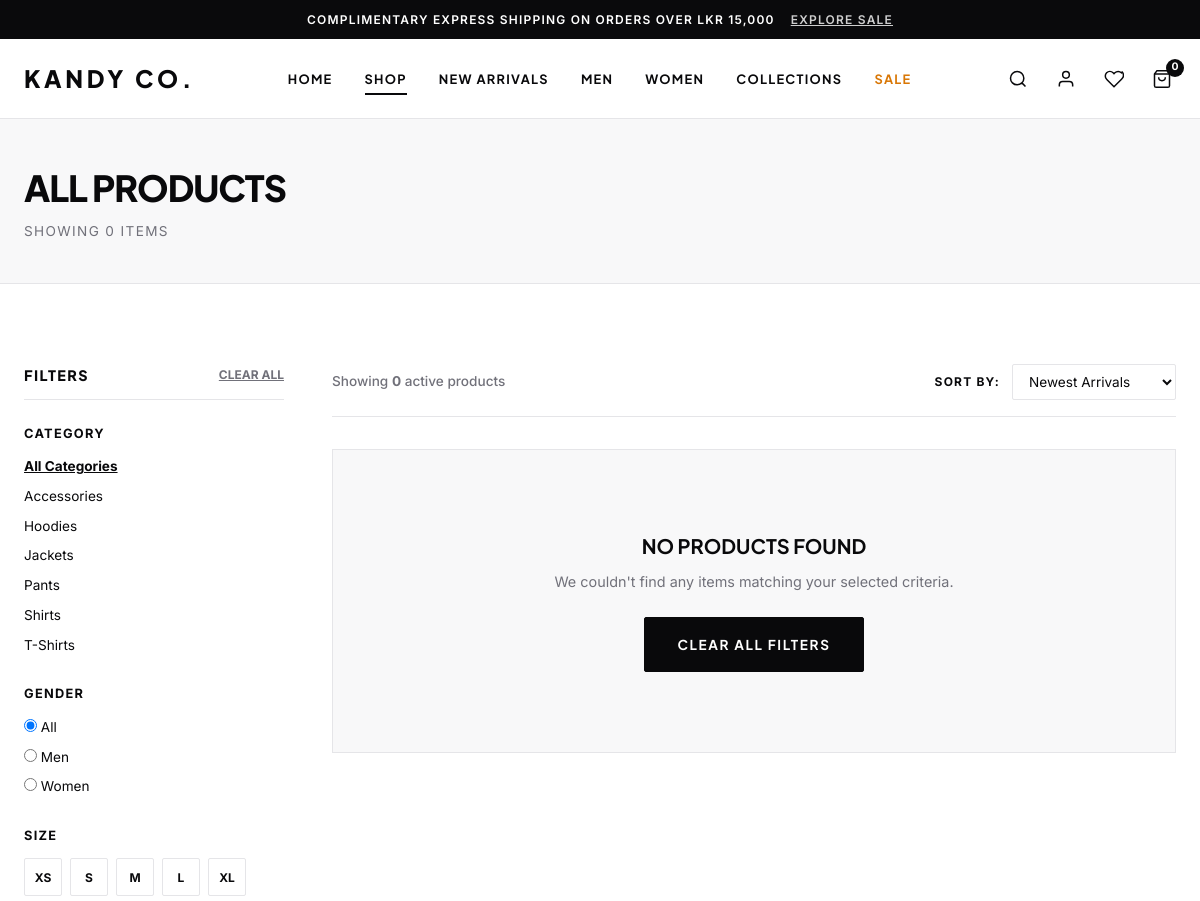
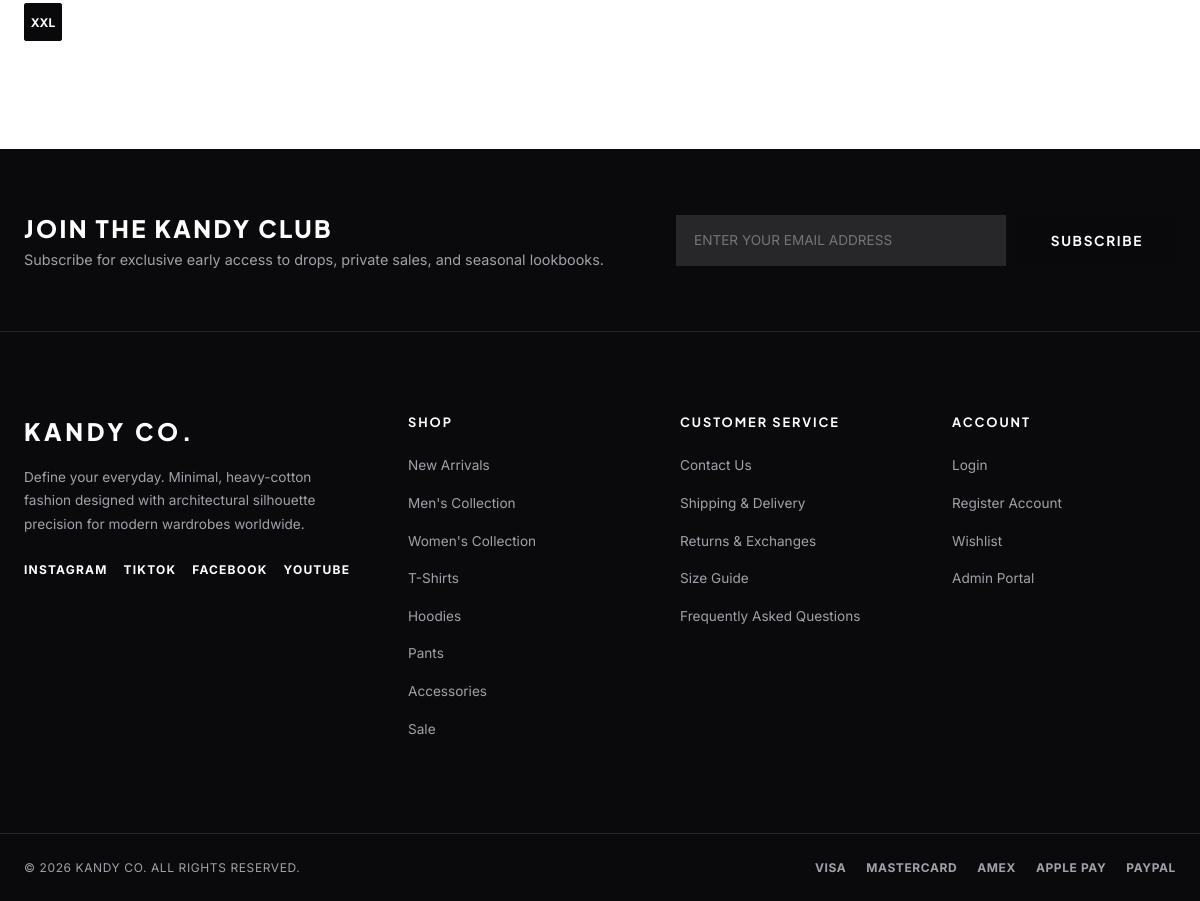
Screenshot of /shop.php?size=XXL with the database file from the repository (2 pictures, top to bottom).
### tables this page shows
CREATE TABLE `categories` (
  `id` INT AUTO_INCREMENT PRIMARY KEY,
  `name` VARCHAR(100) NOT NULL,
  `slug` VARCHAR(100) NOT NULL UNIQUE,
  `description` TEXT DEFAULT NULL,
  `image_path` VARCHAR(255) DEFAULT NULL,
  `status` ENUM('Active', 'Inactive') DEFAULT 'Active',
  `created_at` DATETIME DEFAULT CURRENT_TIMESTAMP
);

### includes/functions.php (called while the page is built, shortened)
<?php
function e($string) {
    return htmlspecialchars($string ?? '', ENT_QUOTES, 'UTF-8');
}

### shop.php (the view, shortened to what this page needs)
<?php
require_once __DIR__ . '/includes/header.php';
require_once __DIR__ . '/includes/navbar.php';
$catSlug = trim($_GET['cat'] ?? '');
$gender = trim($_GET['gender'] ?? '');
$isSale = isset($_GET['sale']) && $_GET['sale'] == '1';
$isNew = isset($_GET['new']) && $_GET['new'] == '1';
$size = trim($_GET['size'] ?? '');
$sort = trim($_GET['sort'] ?? 'newest');
$categories = [];
try {
    $categories = $pdo->query("SELECT * FROM categories WHERE status = 'Active' ORDER BY name ASC")->fetchAll();
} catch (Exception $e) {}
$sql = "
    SELECT DISTINCT p.*, c.name as category_name, c.slug as category_slug,
           (SELECT image_path FROM product_images WHERE product_id = p.id ORDER BY is_primary DESC, sort_order ASC LIMIT 1) as primary_image,
           (SELECT image_path FROM product_images WHERE product_id = p.id ORDER BY is_primary ASC, sort_order ASC LIMIT 1 OFFSET 1) as secondary_image
    FROM products p
    JOIN categories c ON p.category_id = c.id
    LEFT JOIN product_variants pv ON p.id = pv.product_id
    WHERE p.status = 'Active'
";
$params = [];
if ($size !== '') {
    $sql .= " AND pv.size = ?";
    $params[] = $size;
}
switch ($sort) {
    case 'newest':
    default:
        $sql .= " ORDER BY p.id DESC";
        break;
}
$products = [];
try {
    $stmt = $pdo->prepare($sql);
    $stmt->execute($params);
    $products = $stmt->fetchAll();
} catch (Exception $e) {}
$catalogTitle = "ALL PRODUCTS";
?>
<div class="section-padding" style="background-color: var(--bg-alt); padding: 40px 0; border-bottom: 1px solid var(--border-color);">
    <div class="container">
        <h1 class="section-title" style="margin-bottom: 4px;"><?= $catalogTitle ?></h1>
        <p style="font-size: 0.85rem; color: var(--text-muted); text-transform: uppercase; letter-spacing: 0.1em;">
            SHOWING <?= count($products) ?> ITEMS
        </p>
    </div>
</div>
<div class="section-padding">
    <div class="container" style="display: grid; grid-template-columns: 260px 1fr; gap: 48px;">
        <aside class="shop-sidebar">
            <form action="shop.php" method="GET" id="filterForm">
                <div style="display: flex; justify-content: space-between; align-items: center; margin-bottom: 24px; padding-bottom: 12px; border-bottom: 1px solid var(--border-color);">
                    <h3 style="font-family: var(--font-heading); font-size: 0.9rem; font-weight: 800; letter-spacing: 0.1em;">FILTERS</h3>
                    <a href="shop.php" style="font-size: 0.75rem; font-weight: 700; color: var(--text-muted); text-decoration: underline;">CLEAR ALL</a>
                </div>
                <div class="filter-group" style="margin-bottom: 28px;">
                    <h4 style="font-size: 0.8rem; font-weight: 700; letter-spacing: 0.1em; text-transform: uppercase; margin-bottom: 12px;">CATEGORY</h4>
                    <ul style="font-size: 0.85rem; display: flex; flex-direction: column; gap: 8px;">
                        <li>
                            <a href="shop.php" style="<?= ($catSlug === '' && !$isSale && !$isNew && !$gender) ? 'font-weight: 700; text-decoration: underline;' : '' ?>">All Categories</a>
                        </li>
                        <?php foreach ($categories as $c): ?>
                            <li>
                                <a href="shop.php?cat=<?= e($c['slug']) ?>" style="<?= ($catSlug === $c['slug']) ? 'font-weight: 700; text-decoration: underline;' : '' ?>"><?= e($c['name']) ?></a>
                            </li>
                        <?php endforeach; ?>
                    </ul>
                </div>
                <div class="filter-group" style="margin-bottom: 28px;">
                    <h4 style="font-size: 0.8rem; font-weight: 700; letter-spacing: 0.1em; text-transform: uppercase; margin-bottom: 12px;">GENDER</h4>
                    <div style="display: flex; flex-direction: column; gap: 8px; font-size: 0.85rem;">
                        <label><input type="radio" name="gender" value="" <?= $gender === '' ? 'checked' : '' ?> onchange="this.form.submit()"> All</label>
                        <label><input type="radio" name="gender" value="Men" <?= strtolower($gender) === 'men' ? 'checked' : '' ?> onchange="this.form.submit()"> Men</label>
                        <label><input type="radio" name="gender" value="Women" <?= strtolower($gender) === 'women' ? 'checked' : '' ?> onchange="this.form.submit()"> Women</label>
                    </div>
                </div>
                <div class="filter-group" style="margin-bottom: 28px;">
                    <h4 style="font-size: 0.8rem; font-weight: 700; letter-spacing: 0.1em; text-transform: uppercase; margin-bottom: 12px;">SIZE</h4>
                    <div style="display: flex; flex-wrap: wrap; gap: 8px;">
                        <?php foreach (['XS', 'S', 'M', 'L', 'XL', 'XXL'] as $sz): ?>
                            <a href="shop.php?size=<?= $sz ?>" class="size-btn <?= $size === $sz ? 'active' : '' ?>" style="min-width: 38px; height: 38px; font-size: 0.75rem;"><?= $sz ?></a>
                        <?php endforeach; ?>
                    </div>
                </div>
            </form>
        </aside>
        <main class="shop-main">
            <div style="display: flex; justify-content: space-between; align-items: center; margin-bottom: 32px; padding-bottom: 16px; border-bottom: 1px solid var(--border-color);">
                <span style="font-size: 0.85rem; color: var(--text-muted); font-weight: 500;">
                    Showing <strong><?= count($products) ?></strong> active products
                </span>
                <div style="display: flex; align-items: center; gap: 12px;">
                    <label for="sortSelect" style="font-size: 0.75rem; font-weight: 700; letter-spacing: 0.1em;">SORT BY:</label>
                    <select id="sortSelect" class="form-select" style="padding: 8px 12px; font-size: 0.85rem; width: auto;" onchange="location = this.value;">
                        <option value="shop.php?<?= http_build_query(array_merge($_GET, ['sort' => 'newest'])) ?>" <?= $sort === 'newest' ? 'selected' : '' ?>>Newest Arrivals</option>
                    </select>
                </div>
            </div>
            <?php if (!empty($products)): ?>
                <div class="grid grid-3">
                    <?php foreach ($products as $prod): ?>
                        <div class="product-card">
                            <div class="product-image-wrapper">
                                <a href="product.php?slug=<?= e($prod['slug']) ?>">
                                    <img src="<?= getImageUrl($prod['primary_image'], $prod['title']) ?>" alt="<?= e($prod['title']) ?>" class="product-img">
                                    <?php if (!empty($prod['secondary_image'])): ?>
                                        <img src="<?= getImageUrl($prod['secondary_image'], $prod['title']) ?>" alt="<?= e($prod['title']) ?>" class="product-img-secondary">
                                    <?php endif; ?>
                                </a>
                                <div class="product-badges">
                                    <?php if (($prod['is_on_sale'] || $prod['sale_price']) && $prod['sale_price'] < $prod['price']): ?>
                                        <span class="badge-tag badge-sale">SALE</span>
                                    <?php endif; ?>
                                    <?php if ($prod['is_new_arrival']): ?>
                                        <span class="badge-tag">NEW</span>
                                    <?php endif; ?>
                                </div>
                                <a href="wishlist.php?action=add&id=<?= $prod['id'] ?>" class="wishlist-btn-overlay" title="Add to Wishlist" aria-label="Add to Wishlist">
                                    <svg viewBox="0 0 24 24" width="18" height="18" stroke="currentColor" stroke-width="2" fill="none">
                                        <path d="M20.84 4.61a5.5 5.5 0 0 0-7.78 0L12 5.67l-1.06-1.06a5.5 5.5 0 0 0-7.78 7.78l1.06 1.06L12 21.23l8.72-8.72 1.06-1.06a5.5 5.5 0 0 0 0-7.78z"></path>
                                    </svg>
                                </a>
                            </div>
                            <div class="product-info">
                                <span class="product-brand"><?= e($prod['brand']) ?> &bull; <?= e($prod['category_name']) ?></span>
                                <h3 class="product-name">
                                    <a href="product.php?slug=<?= e($prod['slug']) ?>"><?= e($prod['title']) ?></a>
                                </h3>
                                <div class="product-price-row">
                                    <?php if ($prod['sale_price'] && $prod['sale_price'] < $prod['price']): ?>
                                        <span class="price-original"><?= formatPrice($prod['price']) ?></span>
                                        <span class="price-sale"><?= formatPrice($prod['sale_price']) ?></span>
                                    <?php else: ?>
                                        <span><?= formatPrice($prod['price']) ?></span>
                                    <?php endif; ?>
                                </div>
                            </div>
                        </div>
                    <?php endforeach; ?>
                </div>
            <?php else: ?>
                <div style="text-align: center; padding: 80px 20px; background-color: var(--bg-alt); border: 1px solid var(--border-color);">
                    <h3 style="font-family: var(--font-heading); font-size: 1.25rem; margin-bottom: 8px;">NO PRODUCTS FOUND</h3>
                    <p style="color: var(--text-muted); font-size: 0.9rem; margin-bottom: 24px;">We couldn't find any items matching your selected criteria.</p>
                    <a href="shop.php" class="btn btn-primary">CLEAR ALL FILTERS</a>
                </div>
            <?php endif; ?>
        </main>
    </div>
</div>
<?php require_once __DIR__ . '/includes/footer.php'; ?>

### assets/css/style.css (style rules this page uses)
:root { --bg-main: #FFFFFF; --bg-alt: #F8F8F9; --bg-dark: #0A0A0C; --bg-card: #FAFBFB; --border-color: #E5E5E8; --border-dark: #27272A; --text-primary: #09090B; --text-muted: #71717A; --text-light: #A1A1AA; --text-inverse: #FFFFFF; --accent: #18181B; --accent-hover: #27272A; --sale-color: #D97706; --danger: #DC2626; --success: #16A34A; --font-heading: 'Plus Jakarta Sans', -apple-system, BlinkMacSystemFont, sans-serif; --font-body: 'Inter', -apple-system, BlinkMacSystemFont, sans-serif; --header-height: 80px; --container-max: 1440px; --radius-sm: 2px; --radius: 4px; --transition: all 0.3s cubic-bezier(0.16, 1, 0.3, 1); }
*, *::before, *::after { box-sizing: border-box; margin: 0; padding: 0; }
html { font-size: 16px; scroll-behavior: smooth; }
body { font-family: var(--font-body); background-color: var(--bg-main); color: var(--text-primary); line-height: 1.6; -webkit-font-smoothing: antialiased; overflow-x: hidden; }
a { color: inherit; text-decoration: none; transition: var(--transition); }
ul, ol { list-style: none; }
button, input, select, textarea { font-family: inherit; font-size: inherit; color: inherit; border: none; background: none; outline: none; }
.container { width: 100%; max-width: var(--container-max); margin: 0 auto; padding: 0 24px; }
.section-padding { padding: 80px 0; }
.section-title { font-family: var(--font-heading); font-size: 2.25rem; font-weight: 800; letter-spacing: -0.03em; text-transform: uppercase; color: var(--text-primary); margin-bottom: 8px; }
.btn { display: inline-flex; align-items: center; justify-content: center; padding: 16px 32px; font-family: var(--font-heading); font-size: 0.85rem; font-weight: 700; letter-spacing: 0.12em; text-transform: uppercase; border-radius: var(--radius-sm); transition: var(--transition); text-align: center; }
.btn-primary { background-color: var(--text-primary); color: var(--text-inverse); border: 1px solid var(--text-primary); }
.form-input, .form-select, .form-textarea { width: 100%; padding: 14px 16px; font-size: 0.9rem; border: 1px solid var(--border-color); background-color: var(--bg-main); color: var(--text-primary); border-radius: var(--radius-sm); transition: var(--transition); }
.size-btn { min-width: 48px; height: 48px; display: flex; align-items: center; justify-content: center; border: 1px solid var(--border-color); font-size: 0.85rem; font-weight: 700; border-radius: var(--radius-sm); transition: var(--transition); }
.size-btn.active, .size-btn:hover { border-color: var(--text-primary); background-color: var(--text-primary); color: var(--text-inverse); }

### rows the page displays
categories: name "Accessories"
categories: name "Hoodies"
categories: name "Jackets"
categories: name "Pants"
categories: name "Shirts"
categories: name "T-Shirts"

### other values shown
$cartCount "0"
$catalogTitle "ALL PRODUCTS"
count($products) "0"
$sz "XS"
$sz "S"
$sz "M"
$sz "L"
$sz "XL"
$sz "XXL"
